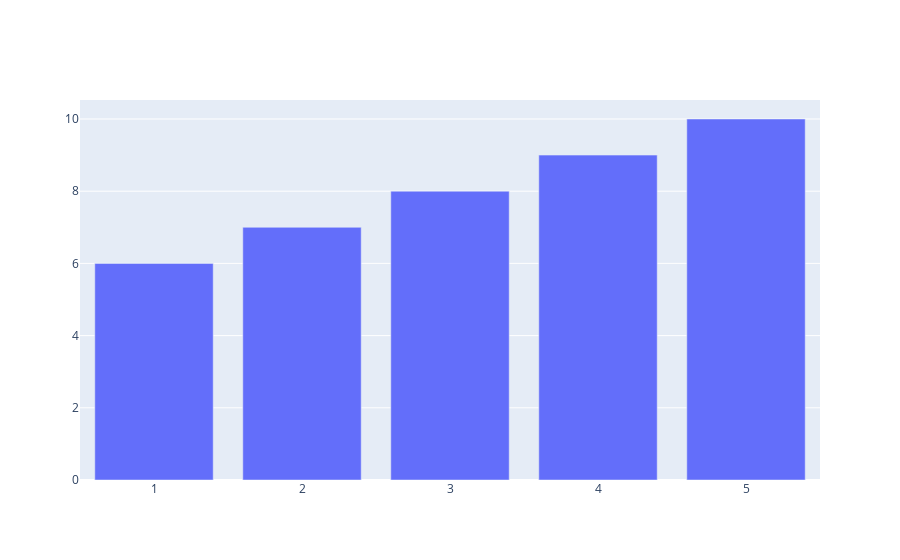

Source (notebook cell):
### Code cell
fig = go.Figure()
fig.add_trace(go.Bar(x = [1,2,3,4,5], y = [6,7,8,9,10]))
fig.show()

### Figure 1 — Plotly figure (JSON) as saved in the notebook; plotly's stock layout.template omitted (floating-point values rounded to 4 significant figures)
{"data": [{"type": "bar", "x": [1, 2, 3, 4, 5], "y": [6, 7, 8, 9, 10]}], "layout": {}}
